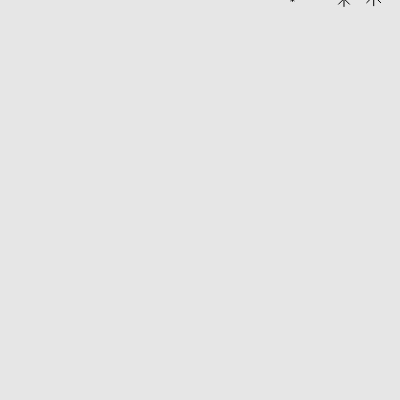
Frame 1 (no input)
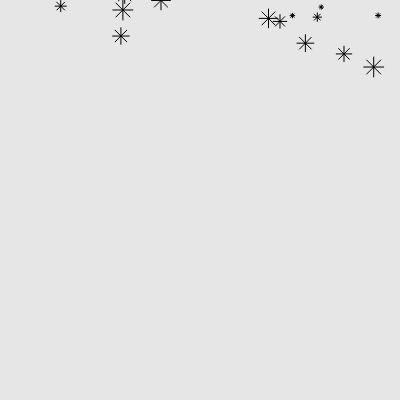
Frame 60 (no input)
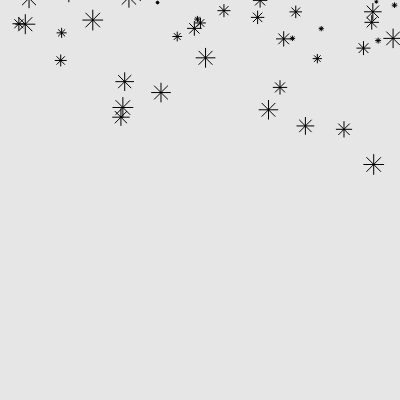
Frame 120 (the mouse pressed at the canvas centre since frame 60)

The p5.js sketch that drew these frames (run headless with seeded random() and noise() and a simulated clock; from frame 60 on, the mouse is pressed at the canvas centre):

// p5.js sketch
// ── sketch.js
var canvasWidth, canvasHeight;
var particle = [];

function setup() {
  canvasWidth = displayWidth/2;
  canvasHeight = displayWidth/2;
  canvas = createCanvas(canvasWidth, canvasHeight);
  canvas.position(displayWidth/2 - canvasWidth/2, displayHeight/2-canvasHeight/2);

  for (var i = 0; i < 200; i++) {
    particle[i] = new Particle();
  }
}

function draw() {
  background(230, 230, 230);
  for (var i = 0; i < particle.length; i++) {
    particle[i].update();
    particle[i].show();
  }
}

function Particle() {
  this.z = random(0, 10);
  this.xPos = random(canvasWidth);
  this.yPos = random(-canvasHeight);
  this.yVel = map(this.z, 0, 10, 0, 1);
  this.yAcc = map(this.z, 0, 10, 0, .007);

  this.update = function() {
    this.yPos = this.yPos+this.yVel;
    this.yVel = this.yVel + this.yAcc;
    if (this.yPos>canvasHeight) {
      this.reset();
    }
  }

  this.reset = function() {
      this.yPos = random(-canvasHeight);
      this.xPos = random(canvasWidth);
      this.yVel = map(this.z, 0, 10, .01, 1);
  }

  this.show = function() {
    SnowFlake(this.xPos, this.yPos, this.z);
  }

}

function SnowFlake(x, y, size) {

  this.xPos = x;
  this.yPos = y
  this.size = size;
  this.mod = .7

  line(this.xPos, this.yPos, this.xPos+size, this.yPos);
  line(this.xPos, this.yPos, this.xPos-size, this.yPos);
  line(this.xPos, this.yPos, this.xPos, this.yPos+size);
  line(this.xPos, this.yPos, this.xPos, this.yPos-size);
  line(this.xPos, this.yPos, this.xPos+(size*this.mod), this.yPos+(size*this.mod));
  line(this.xPos, this.yPos, this.xPos+(size*this.mod), this.yPos-(size*this.mod));
  line(this.xPos, this.yPos, this.xPos-(size*this.mod), this.yPos+(size*this.mod));
  line(this.xPos, this.yPos, this.xPos-(size*this.mod), this.yPos-(size*this.mod));

}
